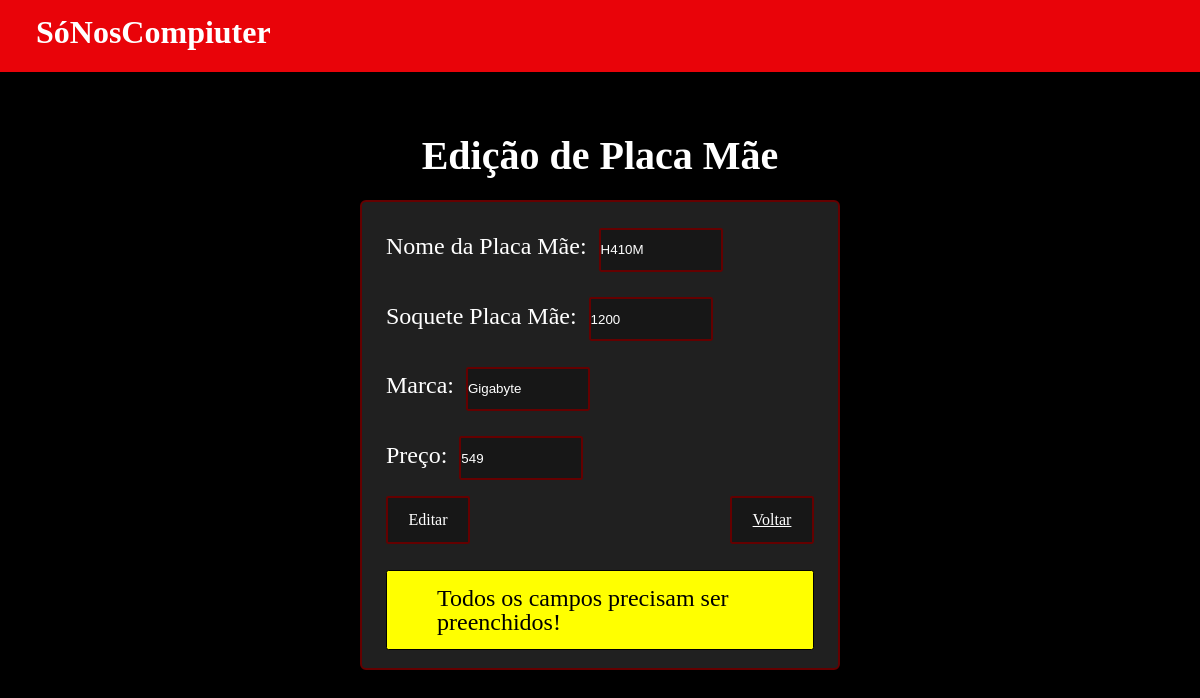
The page /login/edit_placa_mae.php?id=23 (signed in) on the database its author committed.
### tables this page shows
CREATE TABLE `placa_mae` (
  `id` int(5) NOT NULL,
  `soquete_mae` varchar(50) DEFAULT NULL,
  `marca` varchar(50) DEFAULT NULL,
  `preco` float DEFAULT NULL,
  `nome_mae` varchar(50) NOT NULL
);

### login/edit_placa_mae.php (the view, shortened to what this page needs)
<?php
    include("conexao.php");
    if(isset($_GET['id'])) {
        $id = (int)$_GET['id'];
    }
    $sql = "SELECT * from placa_mae where id = $id";
    $result = $mysqli->query($sql);
    $row = $result->FETCH_ASSOC();
    $nome_placa_mae = $row['nome_mae'];
    $marca_placa_mae = $row['marca'];
    $soquete_placa_mae = $row['soquete_mae'];
    $preco_placa_mae = $row['preco'];
    $nome_mae = filter_input(INPUT_POST, 'nome_placa_mae', FILTER_SANITIZE_STRING);
    $soquete_mae = filter_input(INPUT_POST, 'soquete_mae', FILTER_SANITIZE_STRING);
    $marca = filter_input(INPUT_POST, 'marca_mae', FILTER_SANITIZE_STRING);
    $preco = filter_input(INPUT_POST, 'preco_mae', FILTER_SANITIZE_STRING);
    if(empty($nome_mae) || empty($soquete_mae) || empty($marca) || empty($preco)) {
        $erro_geral = "Todos os campos precisam ser preenchidos!";
    }else if ($preco < 0){
        $mensagem_preco_invalido = "Insira um preço válido!";
    }else if(preg_match('/^[a-zA-Z0-9\s]+$/', $marca)) {
        if(preg_match('/^[a-zA-Z0-9\s-]+$/', $nome_mae)) {
            if(preg_match('/^[a-zA-Z0-9\s]+$/', $soquete_mae)) {
                $sql = "UPDATE placa_mae set nome_mae = '$nome_mae', marca = '$marca', soquete_mae = '$soquete_mae', preco = '$preco' where id = '$id'";
                $result = mysqli_query($mysqli, $sql);
                header('Location: painel_placa_mae.php');
            }else {
                $mensagem_soquete_invalido = "O campo soquete só pode conter letras e numeros!";
            }
        }else {
            $mensagem_nome_invalido = "O campo nome só pode conter letras, números e '-'!";
        }
    }else {
        $mensagem_marca_invalido = "O campo marca só pode conter letras e números!";
    }
?>
<!DOCTYPE html>
<html lang="pt-br">
<head>
    <link href="//maxcdn.bootstrapcdn.com/font-awesome/4.2.0/css/font-awesome.min.css" rel="stylesheet">
    <link rel="stylesheet" media="screen" href="https://fontlibrary.org//face/horta" type="text/css" />
    <link rel="stylesheet" href="../css/reset.css">
    <link rel="stylesheet" href="../css/style.css">
</head>
<body>
   <header>
    <a href="index.php"><button class="titulo">SóNosCompiuter</button></a>
   </header>
    <h1>Edição de Placa Mãe</h1>
    <form action="" method="POST">
        <div class="games">
            <div>
                <p class="pgames">Nome da Placa Mãe:</p>
                <input class="label orçamento" type="text" id="nome_placa_mae" name="nome_placa_mae" value="<?php echo $nome_placa_mae; ?>">
            </div>
            <p class="pgames">Soquete Placa Mãe:</p>
            <input class="label orçamento" type="text" id="soquete_mae" name="soquete_mae" value="<?php echo $soquete_placa_mae; ?>">
            <div>
                <p class="pgames">Marca:</p>
                <input class="label orçamento" type="text" id="marca_mae" name="marca_mae" value="<?php echo $marca_placa_mae; ?>">
            </div>
            <p class="pgames">Preço:</p>
            <input class="label orçamento" type="text" id="preco_mae" name="preco_mae" value="<?php echo $preco_placa_mae; ?>">
            <div class="cadastrar-container">
                <button class="cadastrar" type="submit">Editar</button>
                <button class="cadastrar" type="button"><a class="style-href" href="painel_placa_mae.php">Voltar</a></button>
            </div>
            <?php
                if(isset($erro_geral)){
                    echo "<div class='info'>".$erro_geral."</div>";
                }
            ?>
        </div>
    </form>
</body>
</html>

### css/style.css (style rules this page uses)
.titulo { font-family: 'HortaRegular'; font-weight: normal; background-color: rgb(233, 3, 9); height: 8vh; width: 10vw; border: none; color: white; font-weight: bold; font-size: 4vh; cursor: pointer; transition: background-color 0.30s; margin-left: 3vw; position: absolute; }
body { background-color: black; }
header { height: 9vh; background-color: rgb(233, 3, 9); border: none; }
* { padding: 0; margin: 0; }
h1 { color: white; font-family: 'HortaRegular'; font-weight: bold; text-align: center; font-size: 5vh; margin-top: 8vh; margin-bottom: 3vh; }
.orçamento { background-color: rgb(23, 23, 23); border-radius: 0.2vw; color: white; border-color: rgb(100, 0, 0); border-style: solid; height: 5vh; margin-left: 0.5vw; width: 10vw; }
p { color: white; font-family: 'HortaRegular'; }
.games { border-color: rgb(100, 0, 0); border-style: solid; border-width: 0.2vw; background-color: rgb(32, 32, 32); margin-left: 30vw; margin-right: 30vw; border-radius: 0.5vw; padding-bottom: 1vh; padding-left: 2vw; padding-right: 2vw; font-size: 3vh; }
.pgames { display: inline-block; margin-top: 4vh; }
::placeholder { text-align: left; font-size: 16px; bottom: 30; opacity: 0.2; }
.cadastrar { background-color: rgb(23, 23, 23); border-radius: 0.2vw; color: white; border-color: rgb(100, 0, 0); border-style: solid; height: 6vh; cursor: pointer; transition: 0.30s; width: 7vw; margin-bottom: 2vh; font-family: 'HortaRegular'; font-size: 2vh; }
.style-href { color: white; cursor: pointer; transition: 0.30s; text-align: center; }
.cadastrar-container { display: flex; flex-direction: row; justify-content: space-between; align-items: center; margin-top: 2vh; }
.info, .success { border: 1px solid; margin: 10px 0px; padding:15px 10px 15px 50px; background-repeat: no-repeat; background-position: 10px center; border-radius: 0.2vw; }
.info { color: black; background-color: yellow; }

### rows shown on the page
placa_mae: nome_placa_mae "H410M", soquete_mae "1200", marca_mae "Gigabyte", preco_mae "549"

### other values the page prints
$erro_geral "Todos os campos precisam ser preenchidos!"
